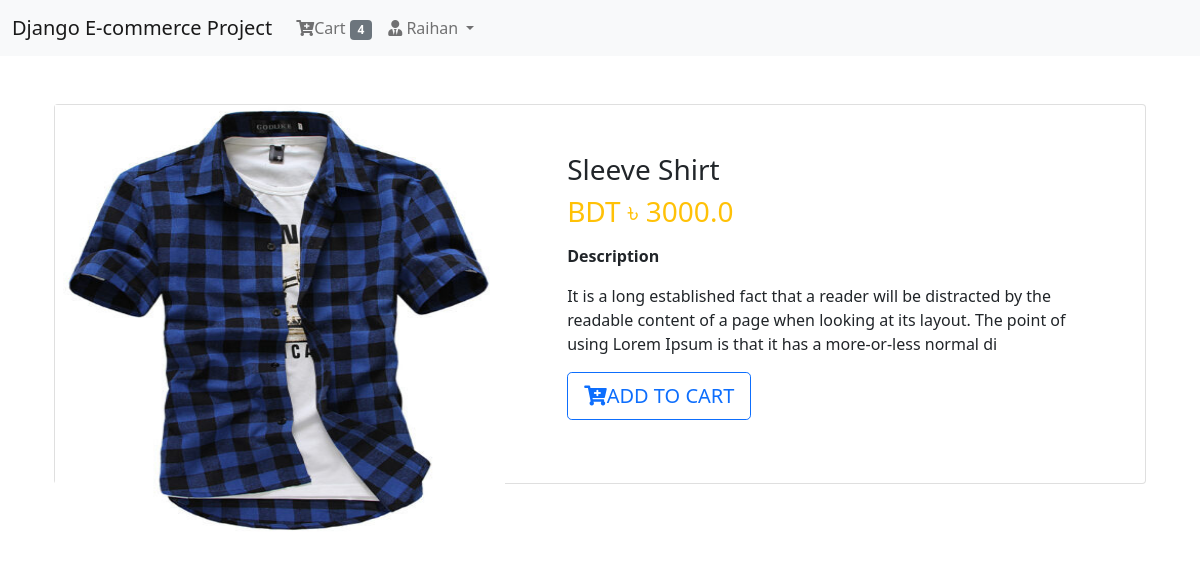
/product/1 (signed in), run on the app's committed database.
### App_Login/models.py (models this page shows, shortened)
class User(AbstractBaseUser, PermissionsMixin):
    email = models.EmailField(unique=True, null=False)
    is_staff = models.BooleanField(
        ugettext_lazy('staff status'),
        default=False,
        help_text = ugettext_lazy(' Designates whether the user can log in this site ')
    )
    is_active = models.BooleanField(
        ugettext_lazy('active'),
        default=False,
        help_text = ugettext_lazy(' Designates whether this user should be treated as active. Unselected this instead of deleting accounts')
    )
    USERNAME_FIELD = 'email'
    objects = MyUserManager()

class Profile(models.Model):
    user = models.OneToOneField(User, on_delete=models.CASCADE, related_name='profile',)
    username = models.CharField(max_length=264, blank=True)
    full_name = models.CharField(max_length=264, blank=True)
    address_1 = models.TextField(max_length=300, blank=True)
    city = models.CharField(max_length=40, blank=True)
    zipcode = models.CharField(max_length=10, blank=True)
    country = models.CharField(max_length=50, blank=True)
    phone = models.CharField(max_length=20, blank=True)
    date_joined = models.DateTimeField(auto_now_add=True)

### App_Order/models.py (models this page shows, shortened)
class Order(models.Model):
    orderitems = models.ManyToManyField(Cart)
    user = models.ForeignKey(settings.AUTH_USER_MODEL, on_delete=models.CASCADE)
    ordered = models.BooleanField(default=False)
    created = models.DateTimeField(auto_now_add=True)
    paymentId = models.CharField(max_length=264, blank=True, null=True)
    orderId = models.CharField(max_length=264, blank=True, null=True)

### App_Shop/models.py (models this page shows, shortened)
class Product(models.Model):
    mainimage = models.ImageField(upload_to='Products')
    name = models.CharField(max_length=264)
    category = models.ForeignKey(Category, on_delete=models.CASCADE, related_name='category')
    preview_text = models.TextField(max_length=200, verbose_name='Preview Text')
    detail_text = models.TextField(max_length=200, verbose_name='Description')
    price = models.FloatField()
    old_price = models.FloatField(default=0.00)
    created = models.DateTimeField(auto_now_add=True)
    class Meta:
        ordering = ['-created',]

### App_Shop/views.py (the view)
# urls.py: path('product/<pk>', views.ProductDetail.as_view(), name='product_detail'),
class ProductDetail(LoginRequiredMixin, DetailView):
    model = Product
    template_name = 'App_Shop/product_detail.html'

### App_Order/templatetags/cart_tag.py (called while the page is built)
@register.filter
def cart_total(user):
    order =Order.objects.filter(user=user, ordered=False)
    if order.exists():
        return order[0].orderitems.count()
    else:
        return 0

### templates/App_Shop/product_detail.html
{% extends 'base.html' %}
{% block body_block %}
   <div class="container my-5">
       <div class="card">
           <div class="row">
               <aside class="col-sm-5 border-right">
                   <article class="gallery-wrap">
                       <div class="img-big-wrap">
                           <div>
                               <a href="#"><img src="/media/{{object.mainimage}}" style="width: 450px;" alt=""></a>
                           </div>
                       </div>
                   </article>
               </aside>
           <aside class="col-sm-7">
               <article class="card-body p-5">
                   <h3 class="title mp-3"> {{object.name}} </h3>
                   <p class="price-detail-wrap">
                       <span class="price h3 text-warning">
                           <span class="currency">BDT &#2547;</span><span class="num"> {{object.price}} </span>
                       </span>
                   </p>
                    <dl class="item-property">
                        <dt>Description</dt>
                        <dd>
                            <p> {{object.detail_text|linebreaks}} </p>
                        </dd>
                    </dl>
                    <a href=" {% url 'App_Order:add' pk=object.pk %} " class="btn btn-lg btn-outline-primary text-uppercase"><i class="fas fa-cart-plus"></i>Add to Cart</a>
               </article>
           </aside>
       </div>
   </div>
</div>
{% endblock %}

### templates/navbar.html (shortened to what this page needs)
{% load cart_tag %}
<nav class="navbar navbar-expand-lg navbar-light bg-light">
    <div class="container-fluid">
      <a class="navbar-brand" href="{% url 'App_Shop:home' %}">Django E-commerce Project</a>
      <div class="collapse navbar-collapse" id="navbarSupportedContent">
        <ul class="navbar-nav me-auto mb-2 mb-lg-0 ml-auto">
            {% if request.user.is_authenticated %}
          <li class="nav-item">
            <a class="nav-link" href="{% url 'App_Order:cart' %} "><i class="fas fa-cart-plus" ></i>Cart
              <span class="badge bg-secondary"> {{request.user | cart_total }} </span>
            </a>
          </li>
          <li class="nav-item dropdown">
            <a class="nav-link dropdown-toggle" href="#" id="navbarDropdown" role="button" data-bs-toggle="dropdown" aria-expanded="false">
                <i class="fa fa-user-tie"></i>
                {{request.user.profile.username}}
            </a>
          </li>
          {% else %}
          <li class="nav-item">
              <a href=" {% url 'App_Login:login' %} " class="btn btn-primary">Login</a>
          </li>
          {% endif %}
        </ul>
      </div>
    </div>
  </nav>

### static/CSS/main.css (style rules this page uses)
.gallery-wrap .img-big-wrap img { height: 450px; width: auto; display: inline-block; cursor: zoom-in; }

### templates/base.html (style rules this page uses)
.card { height: 380px; }

### data on the page
User: user|cart_total "4", user.profile.username "Raihan"
Product: mainimage (picture), name "Sleeve Shirt", price "3000.0", detail_text "It is a long established fact that a reader will be distracted by the readable content of a page when looking at its layout. The point of using Lorem Ipsum is that it has a more-or-less normal di"
